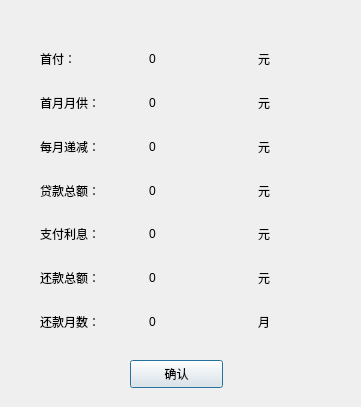
<?xml version="1.0" encoding="UTF-8"?>
<ui version="4.0">
 <class>Result_sameCapital</class>
 <widget class="QDialog" name="Result_sameCapital">
  <property name="geometry">
   <rect>
    <x>0</x>
    <y>0</y>
    <width>361</width>
    <height>407</height>
   </rect>
  </property>
  <property name="windowTitle">
   <string>计算结果_等额本金</string>
  </property>
  <widget class="QPushButton" name="pushButton">
   <property name="geometry">
    <rect>
     <x>130</x>
     <y>360</y>
     <width>93</width>
     <height>28</height>
    </rect>
   </property>
   <property name="text">
    <string>确认</string>
   </property>
  </widget>
  <widget class="QWidget" name="">
   <property name="geometry">
    <rect>
     <x>40</x>
     <y>40</y>
     <width>321</width>
     <height>301</height>
    </rect>
   </property>
   <layout class="QHBoxLayout" name="horizontalLayout">
    <item>
     <layout class="QVBoxLayout" name="verticalLayout">
      <item>
       <widget class="QLabel" name="label_firstPay_front">
        <property name="text">
         <string>首付：</string>
        </property>
       </widget>
      </item>
      <item>
       <widget class="QLabel" name="label_4">
        <property name="text">
         <string>首月月供：</string>
        </property>
       </widget>
      </item>
      <item>
       <widget class="QLabel" name="label_7">
        <property name="text">
         <string>每月递减：</string>
        </property>
       </widget>
      </item>
      <item>
       <widget class="QLabel" name="label_10">
        <property name="text">
         <string>贷款总额：</string>
        </property>
       </widget>
      </item>
      <item>
       <widget class="QLabel" name="label_13">
        <property name="text">
         <string>支付利息：</string>
        </property>
       </widget>
      </item>
      <item>
       <widget class="QLabel" name="label_16">
        <property name="text">
         <string>还款总额：</string>
        </property>
       </widget>
      </item>
      <item>
       <widget class="QLabel" name="label_19">
        <property name="text">
         <string>还款月数：</string>
        </property>
       </widget>
      </item>
     </layout>
    </item>
    <item>
     <layout class="QVBoxLayout" name="verticalLayout_2">
      <item>
       <widget class="QLabel" name="label_firstPay">
        <property name="text">
         <string>0</string>
        </property>
       </widget>
      </item>
      <item>
       <widget class="QLabel" name="label_firstMonthPay">
        <property name="text">
         <string>0</string>
        </property>
       </widget>
      </item>
      <item>
       <widget class="QLabel" name="label_decreaseMoney">
        <property name="text">
         <string>0</string>
        </property>
       </widget>
      </item>
      <item>
       <widget class="QLabel" name="label_loanMoney">
        <property name="text">
         <string>0</string>
        </property>
       </widget>
      </item>
      <item>
       <widget class="QLabel" name="label_interest">
        <property name="text">
         <string>0</string>
        </property>
       </widget>
      </item>
      <item>
       <widget class="QLabel" name="label_refundMoney">
        <property name="text">
         <string>0</string>
        </property>
       </widget>
      </item>
      <item>
       <widget class="QLabel" name="label_months">
        <property name="text">
         <string>0</string>
        </property>
       </widget>
      </item>
     </layout>
    </item>
    <item>
     <layout class="QVBoxLayout" name="verticalLayout_3">
      <item>
       <widget class="QLabel" name="label_firstPay_back">
        <property name="text">
         <string>元</string>
        </property>
       </widget>
      </item>
      <item>
       <widget class="QLabel" name="label_6">
        <property name="text">
         <string>元</string>
        </property>
       </widget>
      </item>
      <item>
       <widget class="QLabel" name="label_9">
        <property name="text">
         <string>元</string>
        </property>
       </widget>
      </item>
      <item>
       <widget class="QLabel" name="label_12">
        <property name="text">
         <string>元</string>
        </property>
       </widget>
      </item>
      <item>
       <widget class="QLabel" name="label_15">
        <property name="text">
         <string>元</string>
        </property>
       </widget>
      </item>
      <item>
       <widget class="QLabel" name="label_18">
        <property name="text">
         <string>元</string>
        </property>
       </widget>
      </item>
      <item>
       <widget class="QLabel" name="label_21">
        <property name="text">
         <string>月</string>
        </property>
       </widget>
      </item>
     </layout>
    </item>
   </layout>
  </widget>
 </widget>
 <resources/>
 <connections>
  <connection>
   <sender>pushButton</sender>
   <signal>clicked()</signal>
   <receiver>Result_sameCapital</receiver>
   <slot>close()</slot>
   <hints>
    <hint type="sourcelabel">
     <x>168</x>
     <y>368</y>
    </hint>
    <hint type="destinationlabel">
     <x>81</x>
     <y>368</y>
    </hint>
   </hints>
  </connection>
 </connections>
</ui>
